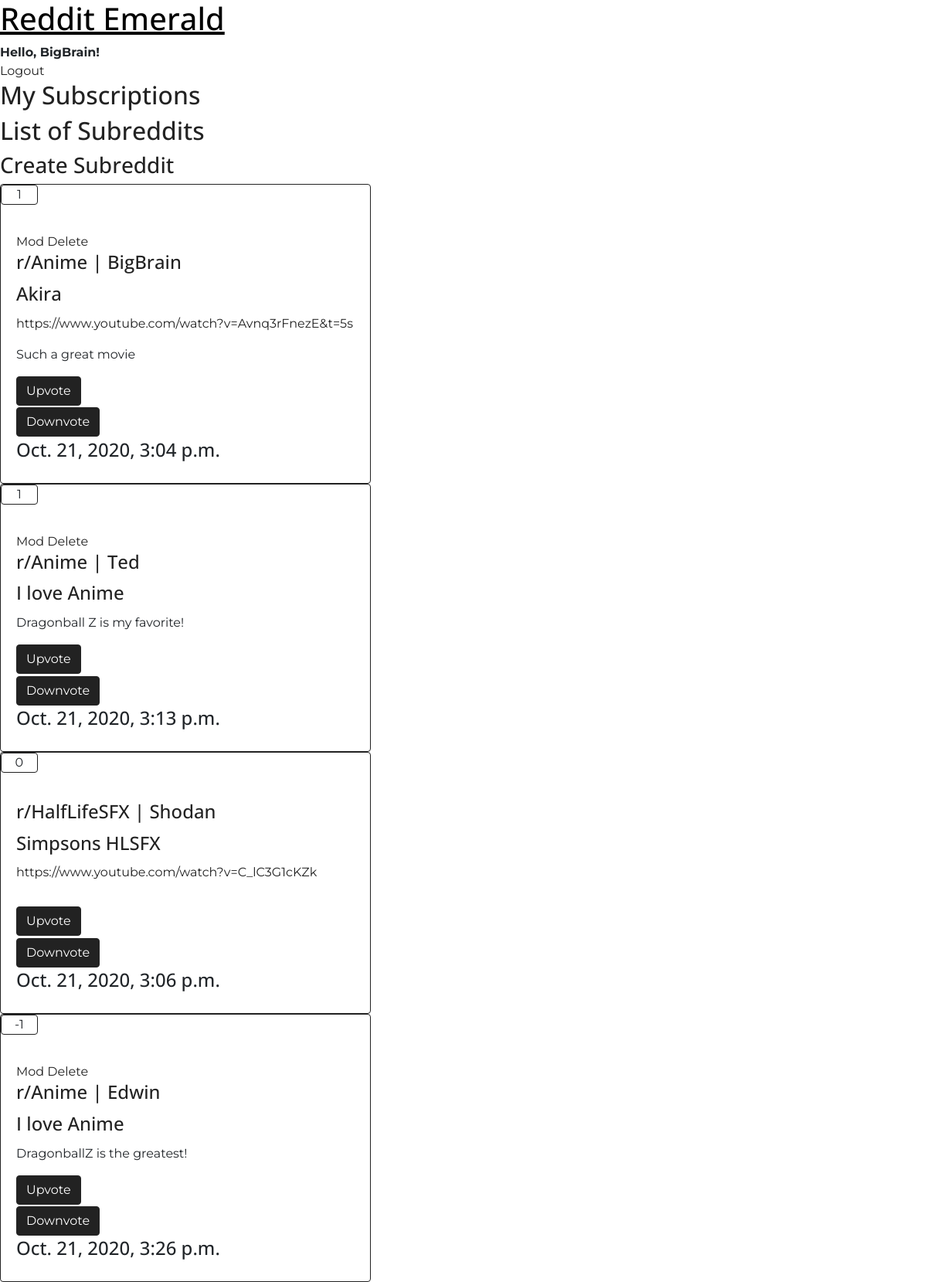
The page /r/all/ (signed in) on the database its author committed.
### User/models.py (models this page shows)
class RedditUser(AbstractUser):
    DisplayName = models.CharField(max_length=25, default='self', verbose_name='Name')
    subscriptions = models.ManyToManyField(
        Subreddit,
        related_name='subscriptions',
        blank=True
        )
    subreddits_moderated = models.ManyToManyField(
        Subreddit,
        related_name='subreddits_moderated',
        blank=True
    )

### Post/models.py (models this page shows, shortened)
class RedditPost(models.Model):
    title = models.CharField(max_length=80)
    content = models.TextField(null=True, blank=True)
    url = models.URLField(null=True, blank=True, verbose_name='Optional content url')
    user_posted = models.ForeignKey(
        RedditUser,
        on_delete=models.CASCADE,
        related_name='post_user'
        )
    subreddit_parent = models.ForeignKey(
        Subreddit,
        on_delete=models.CASCADE,
        related_name='subreddit_parent',
        null=True,
        blank=True,
        verbose_name="Under Subreddit"
    )
    votes = models.IntegerField(default=0)
    users_voted = models.ManyToManyField(
        RedditUser,
        blank=True,
        related_name='user_voted'
    )
    dt_time = models.DateTimeField(auto_now_add=True)

### Main/models.py (models this page shows, shortened)
class Subreddit(models.Model):
    name = models.CharField(max_length=80, unique=True)
    def __str__(self):
        return self.name

### Main/views.py (the view)
# urls.py: path('r/all/', AllView.as_view()),
class AllView(View):
    def get(self, request):
        posts = RedditPost.objects.all().order_by('-votes')
        return render(request, 'index.html', {'posts': posts})

### Main/templates/index.html (shortened to what this page needs)
{% load static %}
<link rel="stylesheet" type="text/css" href="{% static 'Main/style.css' %}">
<h1><a href="/r/all/"> Reddit Emerald </a></h1>
<div>
{% if user.is_authenticated %}
    <b>Hello, {{ user }}!</b>
    <br>
    <a href="/accounts/logout/">Logout</a>
    <h2><a href="/">My Subscriptions</a></h2>
{% else %}
    <a href="/accounts/login/">Login</a>
{% endif %}
</div>
<h2><a href="/AllSubreddits/">List of Subreddits</a></h2>
<h3><a href="/AddSubreddit/">Create Subreddit</a></h3>
{% for p in posts %}
<div class="card border-primary">
    <p class="card header border-primary" id="vote-score">{{ p.votes }}</p>
<div class="card-body d-flex flex-column align-items-start">
    {% if p.subreddit_parent in request.user.subreddits_moderated.all %}
        <a href="/delete/post/{{ p.id }}/"> Mod Delete</a>
    {% endif %}
    <h4 class="card-title text-primary"><a href="/r/{{ p.subreddit_parent }}/"> r/{{ p.subreddit_parent }} </a>
        | <a href="/u/{{ p.user_posted }}/"> {{ p.user_posted }} </a>
    </h4>
    <h4 class="card-title text-primary"><a href="/post/{{ p.id }}/"> {{ p.title }}</a></h4>
    {% if p.url %}
    <p class="card-text"><a href={{p.url}}>{{ p.url }}</a></p>
    {% endif %}
	<p class="card-text">{{ p.content }}</p>
	<a href="/upvote/post/{{ p.id }}/" class="btn btn-primary mt-auto">Upvote</a>
    <br>
    <a href="/downvote/post/{{ p.id }}/" class="btn btn-primary mt-auto">Downvote</a>
    <br>
    <h4>{{p.dt_time}}</h4>
</div>
</div>
{% endfor %}

### rows shown on the page
RedditUser: username "BigBrain"
RedditPost: votes "1", subreddit_parent "Anime", user_posted "BigBrain", title "Akira", url "https://www.youtube.com/watch?v=Avnq3rFnezE&t=5s", content "Such a great movie", dt_time "Oct. 21, 2020, 3:04 p.m."
RedditPost: votes "1", subreddit_parent "Anime", user_posted "Ted", title "I love Anime", content "Dragonball Z is my favorite!", dt_time "Oct. 21, 2020, 3:13 p.m."
RedditPost: votes "0", subreddit_parent "HalfLifeSFX", user_posted "Shodan", title "Simpsons HLSFX", url "https://www.youtube.com/watch?v=C_lC3G1cKZk", dt_time "Oct. 21, 2020, 3:06 p.m."
RedditPost: votes "-1", subreddit_parent "Anime", user_posted "Edwin", title "I love Anime", content "DragonballZ is the greatest!", dt_time "Oct. 21, 2020, 3:26 p.m."
